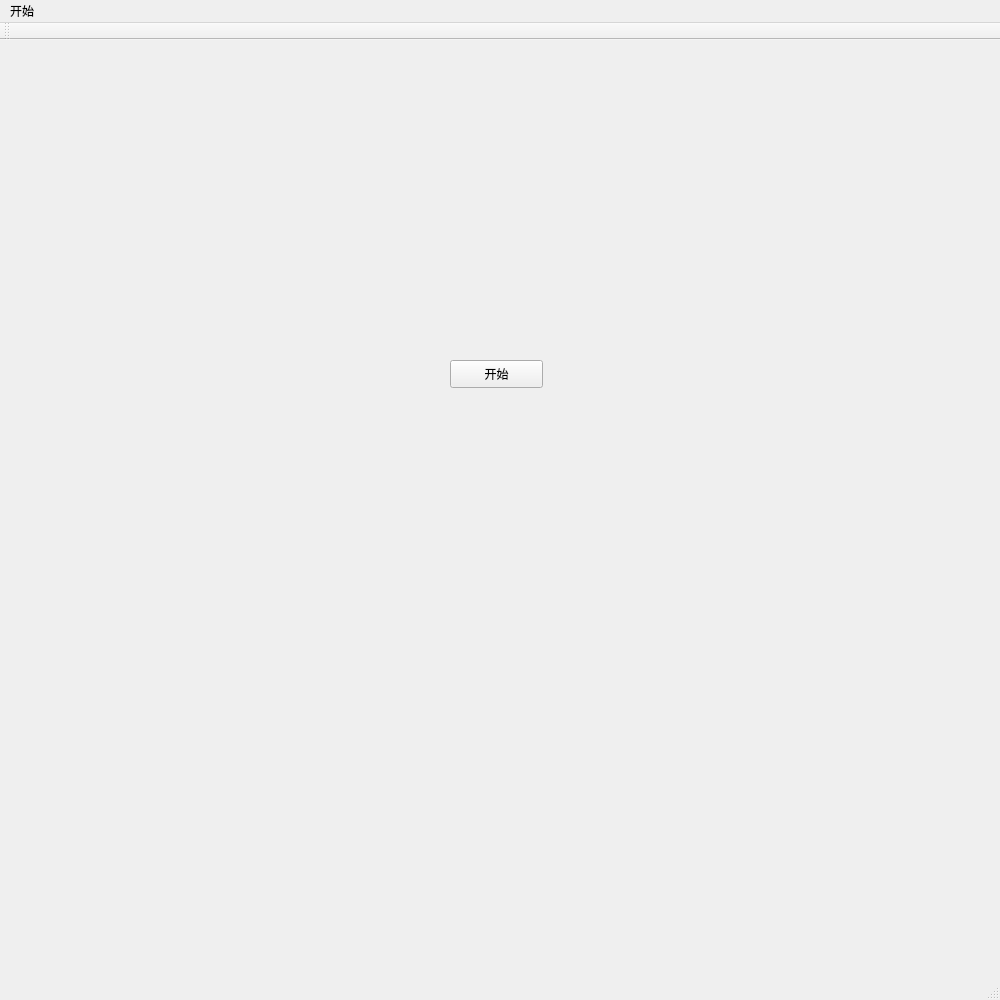
<?xml version="1.0" encoding="UTF-8"?>
<ui version="4.0">
 <class>MainWindow</class>
 <widget class="QMainWindow" name="MainWindow">
  <property name="geometry">
   <rect>
    <x>0</x>
    <y>0</y>
    <width>1000</width>
    <height>1000</height>
   </rect>
  </property>
  <property name="minimumSize">
   <size>
    <width>1000</width>
    <height>1000</height>
   </size>
  </property>
  <property name="maximumSize">
   <size>
    <width>1000</width>
    <height>1000</height>
   </size>
  </property>
  <property name="windowTitle">
   <string>MainWindow</string>
  </property>
  <widget class="QWidget" name="centralWidget">
   <widget class="QPushButton" name="pushstart">
    <property name="geometry">
     <rect>
      <x>450</x>
      <y>320</y>
      <width>93</width>
      <height>28</height>
     </rect>
    </property>
    <property name="text">
     <string>开始</string>
    </property>
   </widget>
  </widget>
  <widget class="QMenuBar" name="menuBar">
   <property name="geometry">
    <rect>
     <x>0</x>
     <y>0</y>
     <width>1000</width>
     <height>26</height>
    </rect>
   </property>
   <widget class="QMenu" name="menu">
    <property name="title">
     <string>开始</string>
    </property>
    <addaction name="actionquit"/>
   </widget>
   <addaction name="menu"/>
  </widget>
  <widget class="QToolBar" name="mainToolBar">
   <attribute name="toolBarArea">
    <enum>TopToolBarArea</enum>
   </attribute>
   <attribute name="toolBarBreak">
    <bool>false</bool>
   </attribute>
  </widget>
  <widget class="QStatusBar" name="statusBar"/>
  <action name="actionquit">
   <property name="text">
    <string>退出</string>
   </property>
  </action>
 </widget>
 <layoutdefault spacing="6" margin="11"/>
 <resources/>
 <connections/>
</ui>
